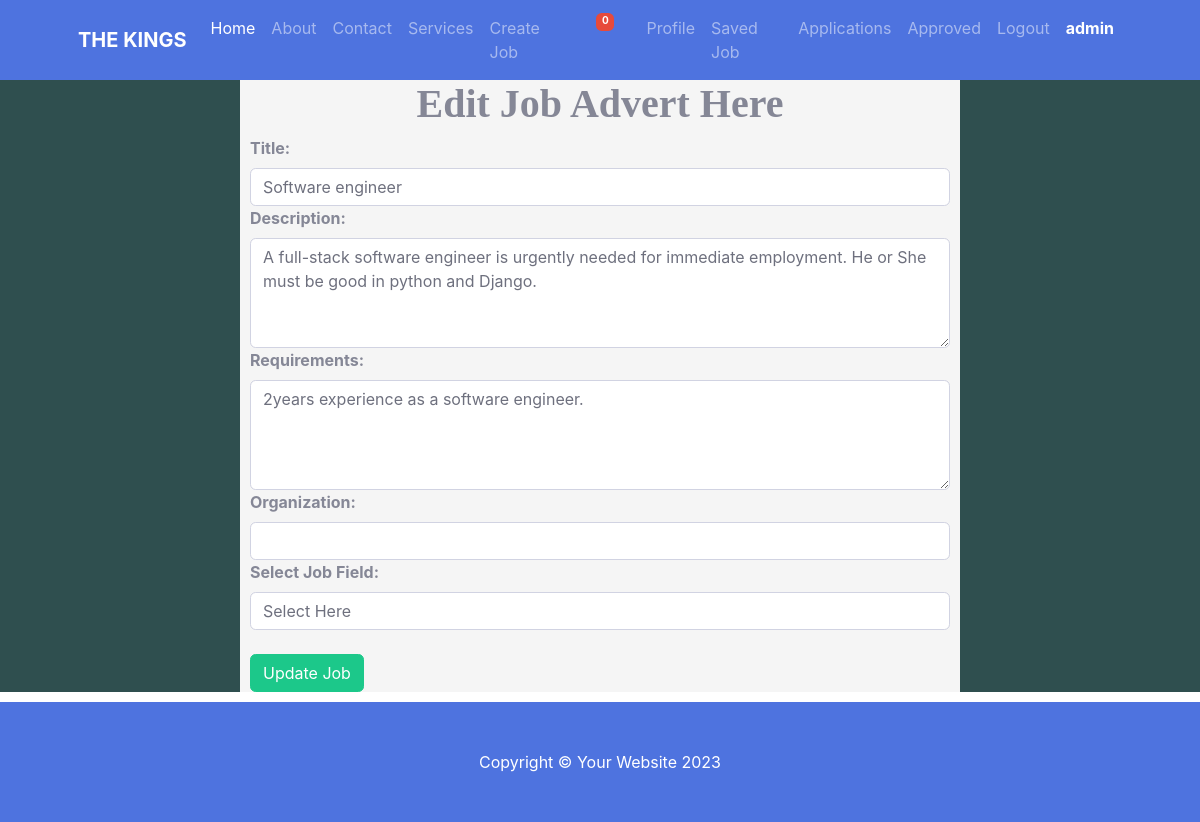
The page /Edit_Job_Advert/1/ (signed in) on the database its author committed.
### Job_app/models.py (models this page shows, shortened)
class Job(models.Model):
    Interest = (
    ('Select Here', 'Select Here'),
    ('Tech', 'Tech'),
    ('Business', 'Business'),
    ('Company', 'Company'),
    ('Education', 'Education'),
    ('Bank', 'Bank'),
    ('Remote', 'remote')
)
    title = models.CharField(max_length=255)
    description = models.TextField()
    requirements = models.TextField()
    company = models.CharField(max_length=255)
    area_of_interest = models.CharField(choices=Interest, max_length=255)
    posted_date = models.DateTimeField(auto_now_add=True)
    posted_by = models.ForeignKey(User, on_delete=models.CASCADE)
    class Meta:
        ordering = ['-posted_date']

### Job_app/views.py (the view, shortened to what this page needs)
# urls.py: path('Edit_Job_Advert/<int:pk>/', Edit_Job.as_view(), name='edit_job'),
class Edit_Job(LoginRequiredMixin, View):
    login_url = 'login'
    def get(self, request, pk):
        job_post = get_object_or_404(Job, pk=pk)
        jobpost = Job.Interest
        context = {
            'job_post':job_post,
            'Interest':jobpost
        }
        return render(request, 'edit_advert.html', context=context)

### template/edit_advert.html (shortened to what this page needs)
<!DOCTYPE html>
{% extends "header.html" %}
{% load static %}
{% block 'contents' %}
<head>
</head>
<body>
    <div class="container1">
        <div class="container2">
            <h1 class="edit">Edit Job Advert Here</h1>
            <form method="post" action="#">
                <label for="id_title"><strong>Title:</strong></label>
                <input type="text" id="id_title" class="form-control" name="title" value="{{job_post.title}}" required>
                <label for="id_description"><strong>Description:</strong></label>
                <textarea id="id_description" class="form-control" name="description" rows="4" cols="50" required>{{ job_post.description }}</textarea>
                <label for="id_requirements"><strong>Requirements:</strong></label>
                <textarea id="id_requirements" class="form-control" name="requirements" rows="4" cols="50" required>{{ job_post.requirements }}</textarea>
                <label for="company"><strong>Organization:</strong></label>
                <input type="text" class="form-control" name="company" value="{{ job_post.company }}" required>
                <label for="area_of_interest"><strong>Select Job Field:</strong></label>
                <select class="form-control" name="area_of_interest" required>
                {% for choice in Interest %}
                <option value="{{ choice.0 }}">{{ choice.1 }}</option>
                {% endfor %}
                </select><br>
                <button class="btn btn-success" type="submit">Update Job</button>
            </form>
        </div>
    </div>
    {% include "footer.html" %}
</body>
{% endblock 'contents' %}

### template/header.html (shortened to what this page needs)
<!DOCTYPE html>
{% load static %}
<html lang="en">
    <head>
        <link href="https://cdn.jsdelivr.net/npm/bootstrap@5.3.3/dist/css/bootstrap.min.css" rel="stylesheet">
        <link href="{% static 'css/styles.css' %}" rel="stylesheet" />
        <link href="{% static 'css1/css/sb-admin-2.min.css' %}" rel="stylesheet">
        <link href="{% static 'css1/vendor/datatables/dataTables.bootstrap4.min.css' %}" rel="stylesheet">
        <link href="{% static 'css1/vendor/fontawesome-free/css/all.min.css' %}" rel="stylesheet" type="text/css">
    </head>
    <body>
        <nav class="navbar navbar-expand-lg navbar-dark bg-primary">
            <div class="container px-5">
                <a class="navbar-brand" href="#!"><strong>THE KINGS</strong></a>
                <div class="collapse navbar-collapse" id="navbarSupportedContent">
                    <ul class="navbar-nav ms-auto mb-2 mb-lg-0">
                        <li class="nav-item"><a class="nav-link active" aria-current="page" href="{% url "dashboard" %}">Home</a></li>
                        <li class="nav-item"><a class="nav-link" href="#!">About</a></li>
                        <li class="nav-item"><a class="nav-link" href="#!">Contact</a></li>
                        <li class="nav-item"><a class="nav-link" href="#!">Services</a></li>
                        {% if user.is_staff %}
                        <li class="nav-item"><a class="nav-link" href="{% url "create_job" %}">Create Job</a></li>
                        {% endif %}
                        <li class="nav-item dropdown no-arrow mx-1">
                            <a class="nav-link dropdown-toggle" href="#" id="alertsDropdown" role="button"
                                data-toggle="dropdown" aria-haspopup="true" aria-expanded="false">
                                <i class="fas fa-bell fa-fw"></i>
                                <span class="badge badge-danger badge-counter">{{ notification_count.count|length }}</span>
                            </a>
                        </li>
                        <li class="nav-item"><a class="nav-link" href="{% url "profilepage" %}">Profile</a></li>
                        <li class="nav-item"><a class="nav-link" href="{% url "saved-add" %}">Saved Job</a></li>
                        {% if user.is_staff %}
                        <li class="nav-item"><a class="nav-link" href="{% url "userapp-list" %}">Applications</a></li>
                        <li class="nav-item"><a class="nav-link" href="{% url "approved" %}">Approved</a></li>
                        {% endif %}
                        {% if user.is_authenticated %}
                        <li class="nav-item"><a class="nav-link" href="{% url "logout" %}">Logout</a></li>
                        {% endif %}
                        <li class="nav-item"><a class="nav-link active" href="#"><strong>{{request.user}}</strong></a></li>
                    </ul>
                </div>
            </div>
        </nav>
    </body>
</html>
{% block 'contents' %}
{% endblock 'contents' %}

### template/header.html (style rules this page uses)
.badge { position: relative; right: 12px; bottom: 10px; height: 18px; width: 18px; font-size: x-small; }

### template/edit_advert.html (style rules this page uses)
.container2 { width: 60%; margin: auto; margin-bottom: 10px; background-color: whitesmoke; padding-left: 10px; padding-right: 10px; }
.edit { text-align: center; font-family: 'Times New Roman', Times, serif; font-weight: bolder; }
.container1 { background-color: darkslategrey; }

### rows shown on the page
Job: title "Software engineer", description "A full-stack software engineer is urgently needed for immediate employment. He or She must be good in python and Django.", requirements "2years experience as a software engineer."

### other values the page prints
{{ notification_count.count|length }} "0"
{{ request.user }} "admin"
form field area_of_interest "Select Here"
